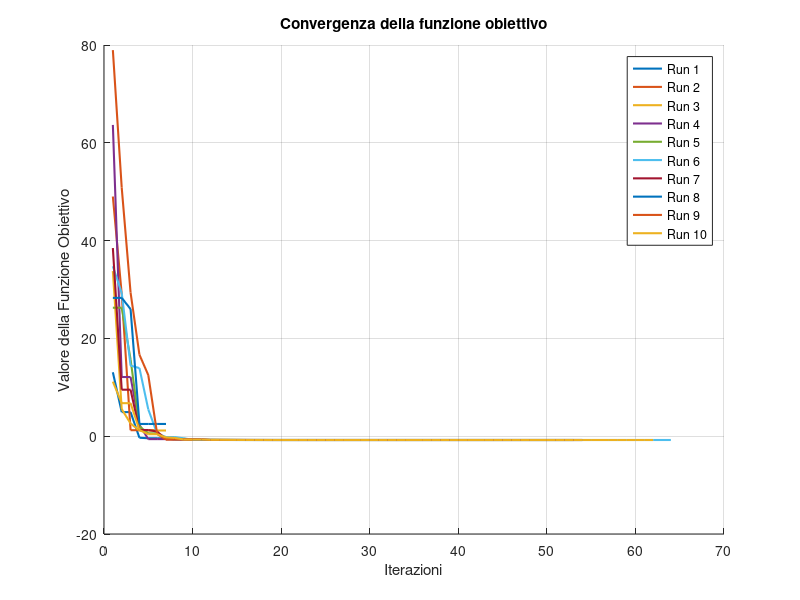
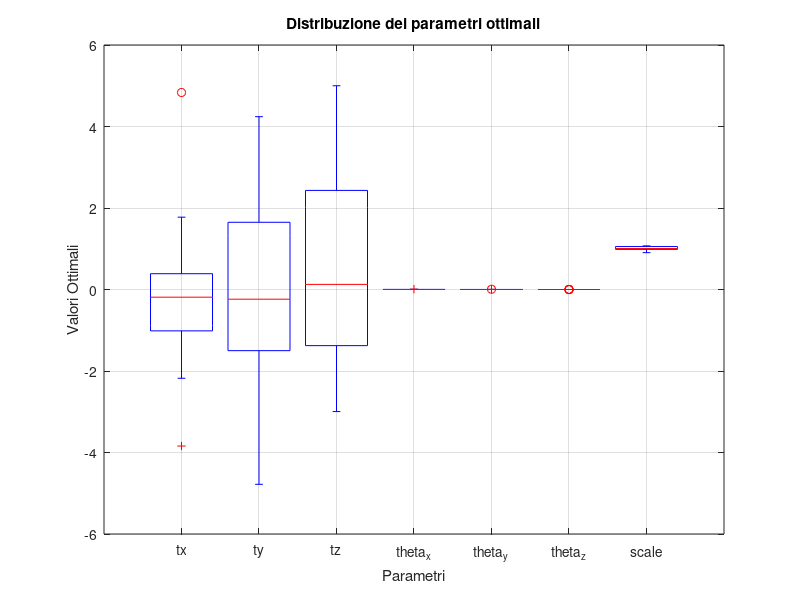
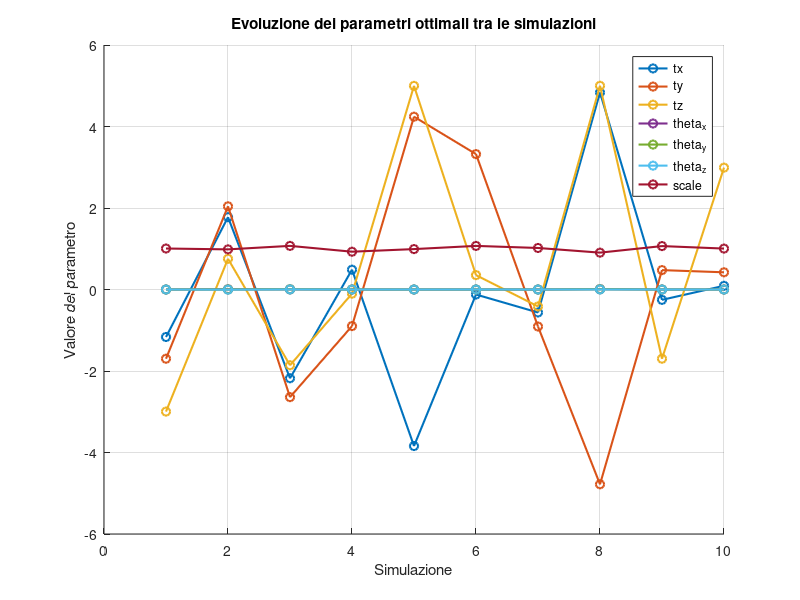
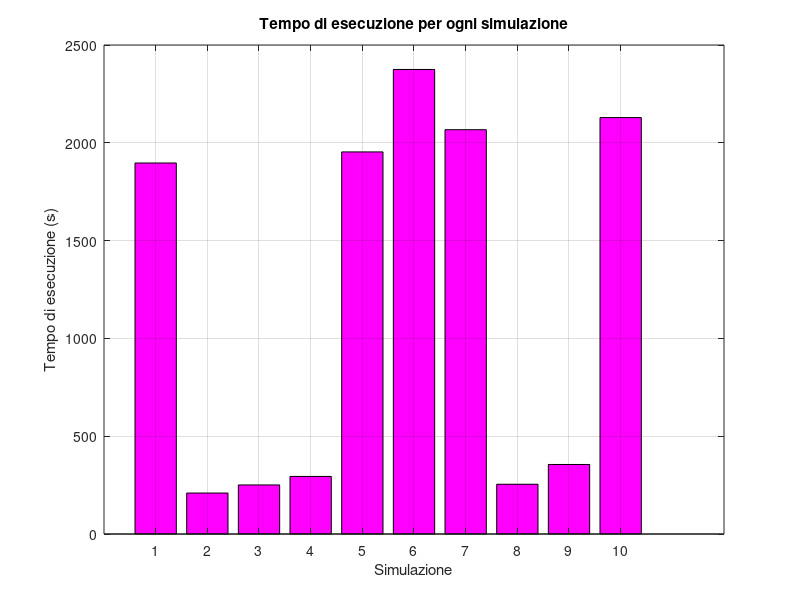

Write MATLAB code to recreate these figures, in order.
close all;
clear;
clc;

jsonData = fileread('monte_carlo_results_cpso.json');
data = jsondecode(jsonData);

data

monte_carlo_run = length(data.execution_times_all);

% Grafico della convergenza della funzione obiettivo
figure;
hold on;
for i = 1:monte_carlo_run
    plot(data.convergence_all{i}, 'LineWidth', 1.5);
end
hold off;
xlabel('Iterazioni');
ylabel('Valore della Funzione Obiettivo');
title('Convergenza della funzione obiettivo');
legend(arrayfun(@(x) sprintf('Run %d', x), 1:monte_carlo_run, 'UniformOutput', false));
grid on;

% Boxplot dei parametri ottimali
figure;
boxplot(data.optimal_params_all, ...
    'Labels', {'tx', 'ty', 'tz', 'theta_x', 'theta_y', 'theta_z', 'scale'});
xlabel('Parametri');
ylabel('Valori Ottimali');
title('Distribuzione dei parametri ottimali');
grid on;

% Evoluzione dei parametri ottimali tra le simulazioni
figure;
hold on;
num_params = size(data.optimal_params_all, 2);
colors = lines(num_params); % Crea una palette di colori distinti
for i = 1:num_params
    plot(data.optimal_params_all(:, i), '-o', 'LineWidth', 1.5, 'Color', colors(i, :));
end
hold off;
xlabel('Simulazione');
ylabel('Valore del parametro');
title('Evoluzione dei parametri ottimali tra le simulazioni');
legend({'tx', 'ty', 'tz', 'theta_x', 'theta_y', 'theta_z', 'scale'}, 'Location', 'best');
grid on;

% Bar chart del tempo di esecuzione per ogni simulazione
figure;
bar(data.execution_times_all, 'FaceColor', 'm');
xlabel('Simulazione');
ylabel('Tempo di esecuzione (s)');
title('Tempo di esecuzione per ogni simulazione');
grid on;
